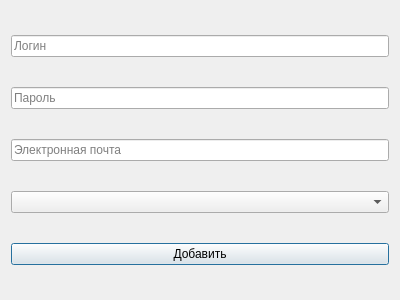
<?xml version="1.0" encoding="UTF-8"?>
<ui version="4.0">
 <class>CreateUserDialog</class>
 <widget class="QDialog" name="CreateUserDialog">
  <property name="geometry">
   <rect>
    <x>0</x>
    <y>0</y>
    <width>400</width>
    <height>300</height>
   </rect>
  </property>
  <property name="windowTitle">
   <string>CreateUserDialog</string>
  </property>
  <layout class="QGridLayout" name="gridLayout">
   <item row="2" column="0">
    <widget class="QLineEdit" name="emailField">
     <property name="placeholderText">
      <string>Электронная почта</string>
     </property>
    </widget>
   </item>
   <item row="3" column="0">
    <widget class="QComboBox" name="roleComboBox">
     <property name="placeholderText">
      <string>Роль</string>
     </property>
    </widget>
   </item>
   <item row="0" column="0">
    <widget class="QLineEdit" name="loginField">
     <property name="placeholderText">
      <string>Логин</string>
     </property>
    </widget>
   </item>
   <item row="1" column="0">
    <widget class="QLineEdit" name="passwordField">
     <property name="placeholderText">
      <string>Пароль</string>
     </property>
    </widget>
   </item>
   <item row="4" column="0">
    <widget class="QPushButton" name="addUserBtn">
     <property name="text">
      <string>Добавить</string>
     </property>
    </widget>
   </item>
  </layout>
 </widget>
 <resources/>
 <connections/>
</ui>
